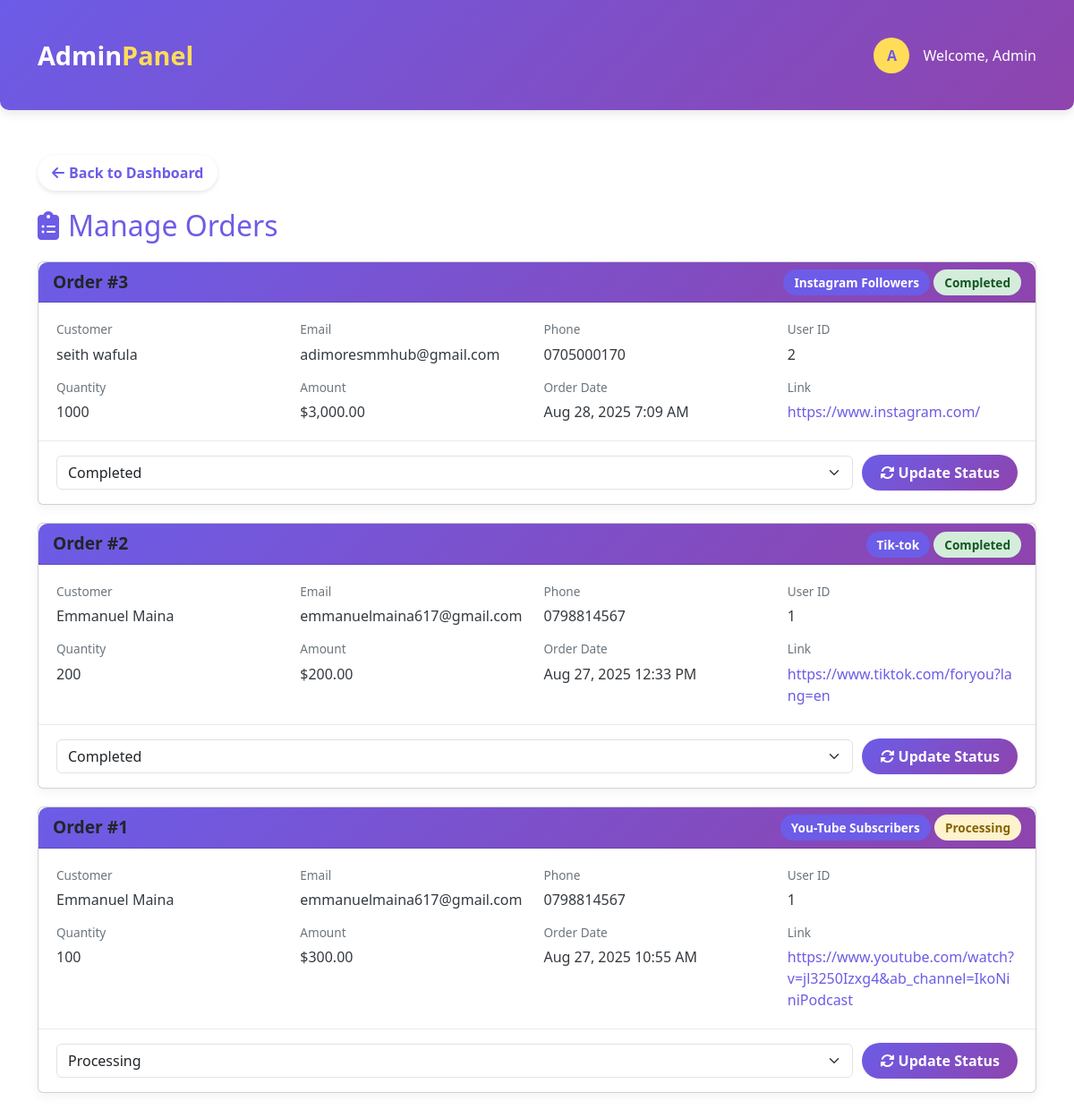
The page /manage_orders.php (signed in) on the database its author committed.
### tables this page shows
CREATE TABLE `orders` (
  `id` int(11) NOT NULL,
  `user_id` int(11) NOT NULL,
  `platform` varchar(100) NOT NULL,
  `quantity` int(11) NOT NULL,
  `link` varchar(255) NOT NULL,
  `amount` decimal(10,2) NOT NULL,
  `status` enum('Processing','Completed','Cancelled') DEFAULT 'Processing',
  `created_at` timestamp NOT NULL DEFAULT current_timestamp()
);

CREATE TABLE `customer` (
  `id` int(11) NOT NULL,
  `fullname` varchar(255) NOT NULL,
  `username` varchar(255) NOT NULL,
  `email` varchar(255) NOT NULL,
  `contact` varchar(20) NOT NULL,
  `profile_picture` blob NOT NULL,
  `password` varchar(255) NOT NULL,
  `created_at` timestamp NOT NULL DEFAULT current_timestamp()
);

### manage_orders.php (the view, shortened to what this page needs)
<?php
$conn = Connect();
$query = "SELECT o.*, c.fullname, c.email, c.contact
          FROM orders o
          JOIN customer c ON o.user_id = c.id
          ORDER BY o.created_at DESC";
$result = mysqli_query($conn, $query);
$orders = [];
if ($result) {
    while ($row = mysqli_fetch_assoc($result)) {
        $orders[] = $row;
    }
}
?>
<!DOCTYPE html>
<html lang="en">
<head>
    <link rel="stylesheet" type="text/css" href="css/manage_orders.css">
    <link rel="stylesheet" href="https://cdnjs.cloudflare.com/ajax/libs/font-awesome/6.4.0/css/all.min.css">
    <link href="https://cdn.jsdelivr.net/npm/bootstrap@5.3.0/dist/css/bootstrap.min.css" rel="stylesheet">
</head>
<body>
    <header>
        <div class="container">
            <div class="header-content">
                <div class="logo">Admin<span>Panel</span></div>
                <div class="admin-info">
                    <div class="admin-avatar">A</div>
                    <div>Welcome, Admin</div>
                </div>
            </div>
        </div>
    </header>
    <div class="container">
        <a href="manageservices.php" class="back-btn">
            <i class="fas fa-arrow-left"></i> Back to Dashboard
        </a>
        <h1 class="page-title">
            <i class="fas fa-clipboard-list"></i> Manage Orders
        </h1>
        <?php if (count($orders) > 0): ?>
            <?php foreach ($orders as $order): ?>
                <div class="card order-card">
                    <div class="card-header">
                        <div class="order-id">Order #<?php echo $order['id']; ?></div>
                        <div>
                            <span class="platform-badge"><?php echo $order['platform']; ?></span>
                            <span class="status-badge status-<?php echo strtolower($order['status']); ?>">
                                <?php echo $order['status']; ?>
                            </span>
                        </div>
                    </div>
                    <div class="order-info">
                        <div class="info-item">
                            <span class="info-label">Customer</span>
                            <span class="info-value"><?php echo $order['fullname']; ?></span>
                        </div>
                        <div class="info-item">
                            <span class="info-label">Email</span>
                            <span class="info-value"><?php echo $order['email']; ?></span>
                        </div>
                        <div class="info-item">
                            <span class="info-label">Phone</span>
                            <span class="info-value"><?php echo $order['contact']; ?></span>
                        </div>
                        <div class="info-item">
                            <span class="info-label">User ID</span>
                            <span class="info-value"><?php echo $order['user_id']; ?></span>
                        </div>
                        <div class="info-item">
                            <span class="info-label">Quantity</span>
                            <span class="info-value"><?php echo $order['quantity']; ?></span>
                        </div>
                        <div class="info-item">
                            <span class="info-label">Amount</span>
                            <span class="info-value">$<?php echo number_format($order['amount'], 2); ?></span>
                        </div>
                        <div class="info-item">
                            <span class="info-label">Order Date</span>
                            <span class="info-value"><?php echo date('M j, Y g:i A', strtotime($order['created_at'])); ?></span>
                        </div>
                        <div class="info-item link-item">
                            <span class="info-label">Link</span>
                            <span class="info-value">
                                <a href="<?php echo $order['link']; ?>" target="_blank">
                                    <?php echo $order['link']; ?>
                                </a>
                            </span>
                        </div>
                    </div>
                    <form method="POST" class="action-form">
                        <select name="status" class="form-select" required>
                            <option value="Processing" <?php echo $order['status'] == 'Processing' ? 'selected' : ''; ?>>Processing</option>
                            <option value="Completed" <?php echo $order['status'] == 'Completed' ? 'selected' : ''; ?>>Completed</option>
                        </select>
                        <button type="submit" class="btn-update">
                            <i class="fas fa-sync-alt"></i> Update Status
                        </button>
                    </form>
                </div>
            <?php endforeach; ?>
        <?php endif; ?>
    </div>
</body>
</html>

### css/manage_orders.css (style rules this page uses)
* { margin: 0; padding: 0; box-sizing: border-box; font-family: 'Segoe UI', Tahoma, Geneva, Verdana, sans-serif; }
body { background-color: #f8f9fa; color: #333; line-height: 1.6; }
.container { max-width: 1200px; margin: 0 auto; padding: 20px; }
header { background: linear-gradient(135deg, #6c5ce7 0%, #8e44ad 100%); color: white; padding: 20px 0; margin-bottom: 30px; border-radius: 0 0 10px 10px; box-shadow: 0 4px 12px rgba(0, 0, 0, 0.1); }
.header-content { display: flex; justify-content: space-between; align-items: center; }
.logo { font-size: 1.8rem; font-weight: 700; }
.logo span { color: #ffdd59; }
.admin-info { display: flex; align-items: center; gap: 15px; }
.admin-avatar { width: 40px; height: 40px; border-radius: 50%; background-color: #ffdd59; display: flex; align-items: center; justify-content: center; font-weight: bold; color: #6c5ce7; }
.page-title { font-size: 2rem; margin-bottom: 20px; color: #6c5ce7; display: flex; align-items: center; gap: 10px; }
.card { border: none; border-radius: 10px; box-shadow: 0 4px 12px rgba(0, 0, 0, 0.05); margin-bottom: 20px; transition: transform 0.3s ease; }
.card-header { background: linear-gradient(135deg, #6c5ce7 0%, #8e44ad 100%); color: white; border-radius: 10px 10px 0 0 !important; padding: 15px 20px; font-weight: 600; display: flex; justify-content: space-between; align-items: center; }
.order-id { font-size: 1.2rem; }
.order-card { margin-bottom: 20px; }
.order-info { display: grid; grid-template-columns: repeat(auto-fill, minmax(250px, 1fr)); gap: 15px; padding: 20px; }
.info-item { display: flex; flex-direction: column; }
.info-label { font-size: 0.85rem; color: #6c757d; margin-bottom: 5px; }
.info-value { font-weight: 500; color: #343a40; }
.platform-badge { background-color: #6c5ce7; color: white; padding: 5px 12px; border-radius: 20px; font-size: 0.85rem; font-weight: 600; }
.status-badge { padding: 5px 12px; border-radius: 20px; font-weight: 600; font-size: 0.85rem; }
.status-processing { background-color: #fff3cd; color: #856404; }
.status-completed { background-color: #d4edda; color: #155724; }
.action-form { display: flex; gap: 10px; align-items: center; padding: 15px 20px; border-top: 1px solid #e9ecef; }
.form-select { flex: 1; border-radius: 20px; border: 1px solid #6c5ce7; padding: 8px 15px; }
.btn-update { background: linear-gradient(135deg, #6c5ce7 0%, #8e44ad 100%); color: white; border: none; border-radius: 20px; padding: 8px 20px; font-weight: 600; transition: all 0.3s ease; }
.back-btn { display: inline-flex; align-items: center; gap: 5px; color: #6c5ce7; text-decoration: none; font-weight: 600; margin-bottom: 20px; transition: all 0.3s ease; padding: 8px 16px; border-radius: 20px; background-color: white; box-shadow: 0 2px 5px rgba(0,0,0,0.1); }
.link-item { word-break: break-all; }
.link-item a { color: #6c5ce7; text-decoration: none; }

### rows shown on the page
orders: id "3", platform "Instagram Followers", status "Completed", user.fullname "seith wafula", user.email "adimoresmmhub@gmail.com", user.contact "0705000170", user "2", quantity "1000", amount "3,000.00", created_at "Aug 28, 2025 7:09 AM", link "https://www.instagram.com/"
orders: id "2", platform "Tik-tok", status "Completed", user.fullname "Emmanuel Maina", user.email "emmanuelmaina617@gmail.com", user.contact "0798814567", user "1", quantity "200", amount "200.00", created_at "Aug 27, 2025 12:33 PM", link "https://www.tiktok.com/foryou?lang=en"
orders: id "1", platform "You-Tube Subscribers", status "Processing", user.fullname "Emmanuel Maina", user.email "emmanuelmaina617@gmail.com", user.contact "0798814567", user "1", quantity "100", amount "300.00", created_at "Aug 27, 2025 10:55 AM", link "https://www.youtube.com/watch?v=jl3250Izxg4&ab_channel=IkoNiniPodcast"
